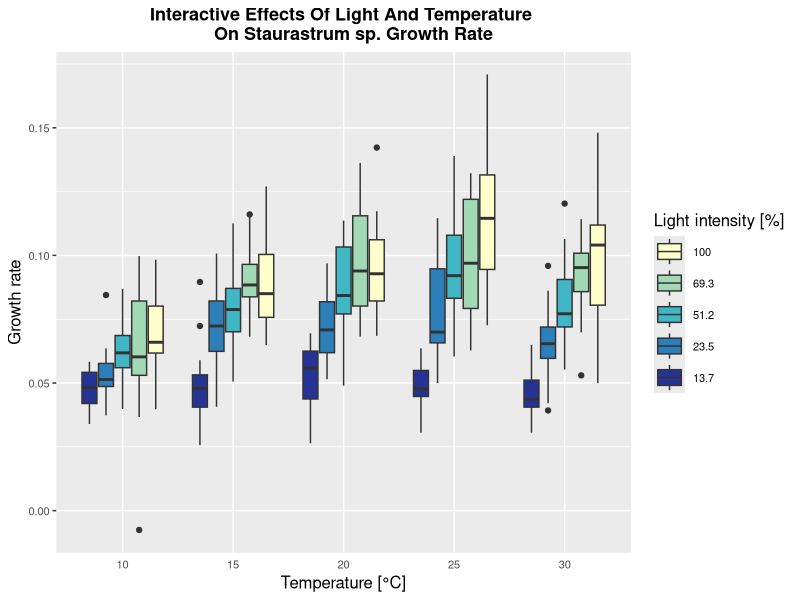
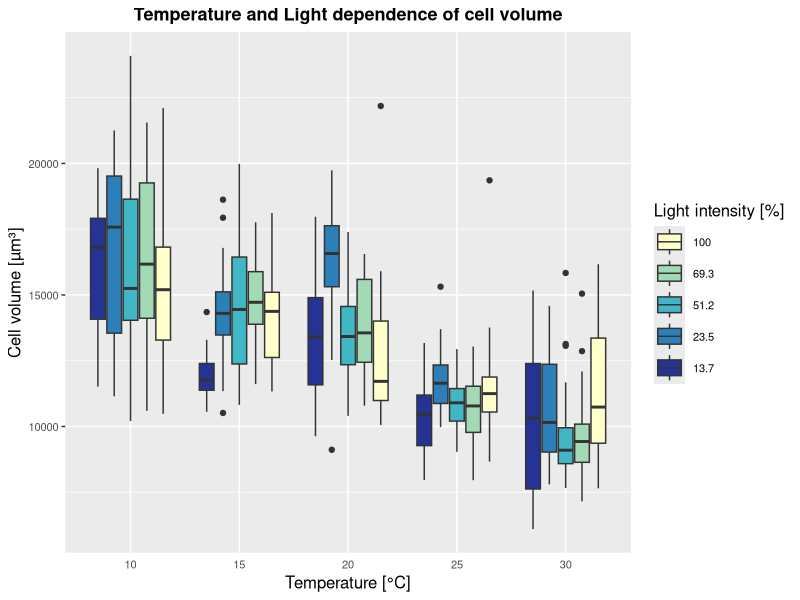
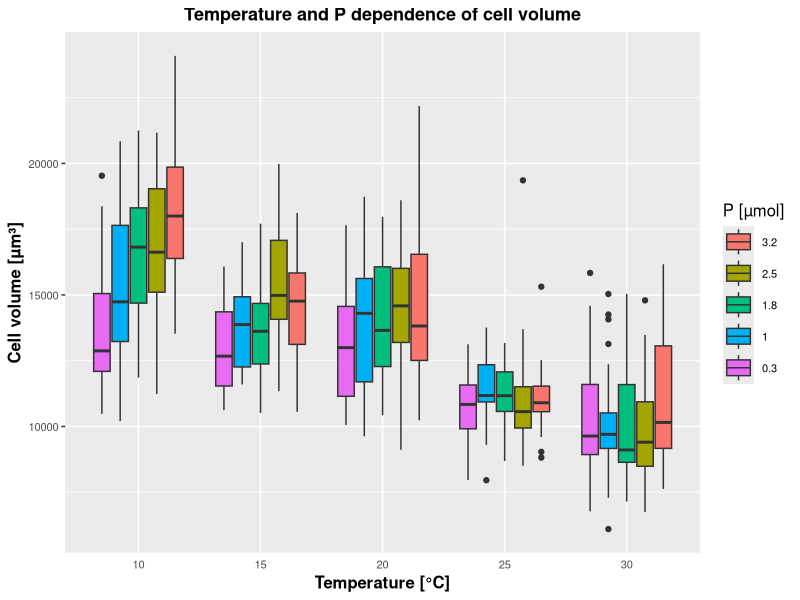
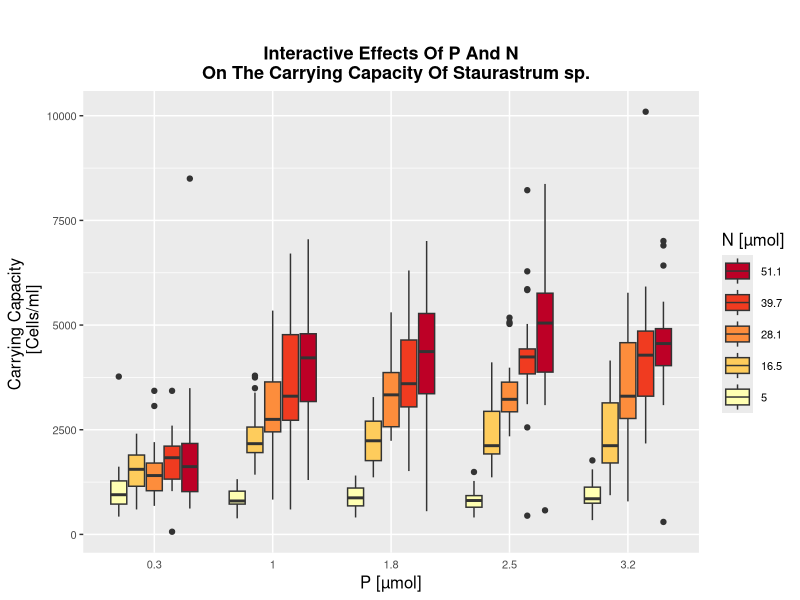

Write R code to recreate these figures, in order.
library(knitr)
library(readxl)
library(readr)
library(tidyverse)
library(ggplot2)
library(ggpubr)

### growth rates ####
#import dataset:
data_r<-read.csv("growthrate_cellcounts.txt")#growthrates
data_ID<-read_excel("Rawdata_Staurastrum.xlsx","ID")
#look at the data:
#hist(log(data_r$r))
#rename columns from ID_data:
names(data_ID)<-c("ID","bottle","plankto","temp","light","nutrients","N","P","NPratio")
#delete X column and redundant columns in data_r, rename column to match and join df:
data_r <- rename(data_r, bottle = Bottle_no)
data_r<-select(data_r, bottle, r)
#Dataframes zusammenfügen, um in data_r alle Treatments zu haben:
data <- left_join(data_ID, data_r, by = "bottle")

#Kommastellen reduzieren:
data$P<-round(data$P, digits=1)
data$N<-round(data$N, digits=1)

gg_growthrate <- ggplot(data , 
                        aes(x= as.factor(temp), y = r, fill= factor(light)))+
  geom_boxplot()+
  #scale_fill_manual(limit = c("13.70","23.50","51.20","69.30","100.00"), 
  #                 labels = c("13","23","51","69","100"),values = c('#f2f0f7','#cbc9e2','#9e9ac8','#756bb1','#54278f'), 
  #                name="Lichtintensität [%]")+
  guides(fill = guide_legend(reverse = T))+
  #facet_grid(~Nitrogen,labeller = labeller(Nitrogen = panel_labels))+
  # scale_fill_discrete("Lichtintensität [%]",
  #                    type = getOption("ggplot2.discrete.fill") )+
  scale_fill_brewer("Light intensity [%]", palette = "YlGnBu" ,direction = -1)+ #-1 kehrt die palette um
  labs(title = "Interactive Effects Of Light And Temperature \n    On Staurastrum sp. Growth Rate", x="Temperature [°C]", y= "Growth rate")+
  theme(
    axis.text=element_text(size=8), plot.title = element_text(size = 13, face = "bold", hjust = 0.5),
    axis.title=element_text(size=12),
    #axis.text.x = element_blank(), #tickmarks entfernen
    axis.ticks.x = element_blank(),
    legend.key.size = unit(0.8, 'cm'),
    legend.title = element_text(size=12),
    legend.text = element_text(size=8))
#coord_cartesian(ylim = c(0,0.75)) #Daten zoomen

gg_growthrate


####Cell Volume####
rm(list=ls())
#import data:
data<-read.csv("median_cellvolume.txt")

#only important columns:
cellvolume<-select(data,bottle,arm,cell_volume,temp,light,N,P)

#Kommastellen reduzieren:
cellvolume$P<-round(cellvolume$P, digits=1)
cellvolume$N<-round(cellvolume$N, digits=1)

#plot boxplots

gg_cellvolume <- ggplot(transform(cellvolume, Light = factor(light, levels =  c("13,70","23,50","51,20","69,30","100,00"))), 
                        aes(x = as.factor(temp), y = cell_volume, fill = as.factor(light)))+
  geom_boxplot()+
  labs(title = "Temperature and Light dependence of cell volume",y = "Cell volume [µm³]", x = "Temperature [°C]")+
  #scale_fill_discrete("Temperature [°C]",
  #type = getOption("ggplot2.discrete.fill") )+
  scale_fill_brewer("Light intensity [%]", palette = "YlGnBu" ,direction = -1)+ #-1 kehrt die palette um
  guides(fill = guide_legend(reverse = T))+
  #coord_cartesian(ylim = c(7000,23000))+
  theme(
    axis.text=element_text(size=8), plot.title = element_text(size = 13, face = "bold", hjust = 0.5),
    axis.title=element_text(size=12),
    #axis.text.x = element_blank(), #tickmarks entfernen
    axis.ticks.x = element_blank(),
    legend.key.size = unit(0.8, 'cm'),
    legend.title = element_text(size=12),
    legend.text = element_text(size=8))#+
#stat_boxplot(geom ='errorbar', width = 0.25)

gg_cellvolume

#plot boxplots

gg_cellvolume_p <- ggplot(cellvolume, 
                          aes(x = as.factor(temp), y = cell_volume, fill = as.factor(P)))+
  geom_boxplot()+
  labs(title = "Temperature and P dependence of cell volume",y = "Cell volume [µm³]", x = "Temperature [°C]")+
  #scale_fill_discrete("Temperature [°C]",
  #type = getOption("ggplot2.discrete.fill") )+
  scale_fill_hue("P [µmol]", direction = -1)+ #-1 kehrt die palette um
  guides(fill = guide_legend(reverse = T))+
  #coord_cartesian(ylim = c(7000,23000))+
  theme(
    axis.text=element_text(size=8), plot.title = element_text(size = 13, face = "bold", hjust = 0.5),
    axis.title=element_text(size=12,face="bold"),
    #axis.text.x = element_blank(), #tickmarks entfernen
    axis.ticks.x = element_blank(),
    legend.key.size = unit(0.8, 'cm'),
    legend.title = element_text(size=12),
    legend.text = element_text(size=8))#+
#stat_boxplot(geom ='errorbar', width = 0.25)

gg_cellvolume_p


### carrying capacity ####
rm(list=ls())
#import data:
data<-read.csv("staurastrum_cellcount.txt")

#filter only finished samples
data_end <- filter(data, Day >=21)

#plot data
CC <- ggplot(data_end, 
             aes(x =  as.factor(Phosphat), y = cells_ml, fill = as.factor(Nitrogen)))+
  geom_boxplot()+
  # scale_x_discrete(limit = c("13,70","23,50","51,20","69,30","100,00"), labels = c("13","23","51","69","100"))+
  #stat_boxplot(geom ='errorbar', width = 0.25)+
  labs(title = "\n\n Interactive Effects Of P And N \n  On The Carrying Capacity Of Staurastrum sp.", x="P [µmol]", y= "Carrying Capacity \n [Cells/ml]")+
  #facet_grid(~Light)+
  guides(fill = guide_legend(reverse = T))+
  scale_fill_manual("N [µmol]",
                    values= c('#ffffb2','#fecc5c','#fd8d3c','#f03b20','#bd0026'))+
  theme(
    axis.text=element_text(size=8), plot.title = element_text(size = 13, face = "bold", hjust = 0.5),
    axis.title=element_text(size=12),
    #axis.text.x = element_blank(), #tickmarks entfernen
    axis.ticks.x = element_blank(),
    legend.key.size = unit(0.8, 'cm'),
    legend.title = element_text(size=12),
    legend.text = element_text(size=8))#+
#coord_cartesian(ylim = c(0,10000)) #Daten zoomen

CC
